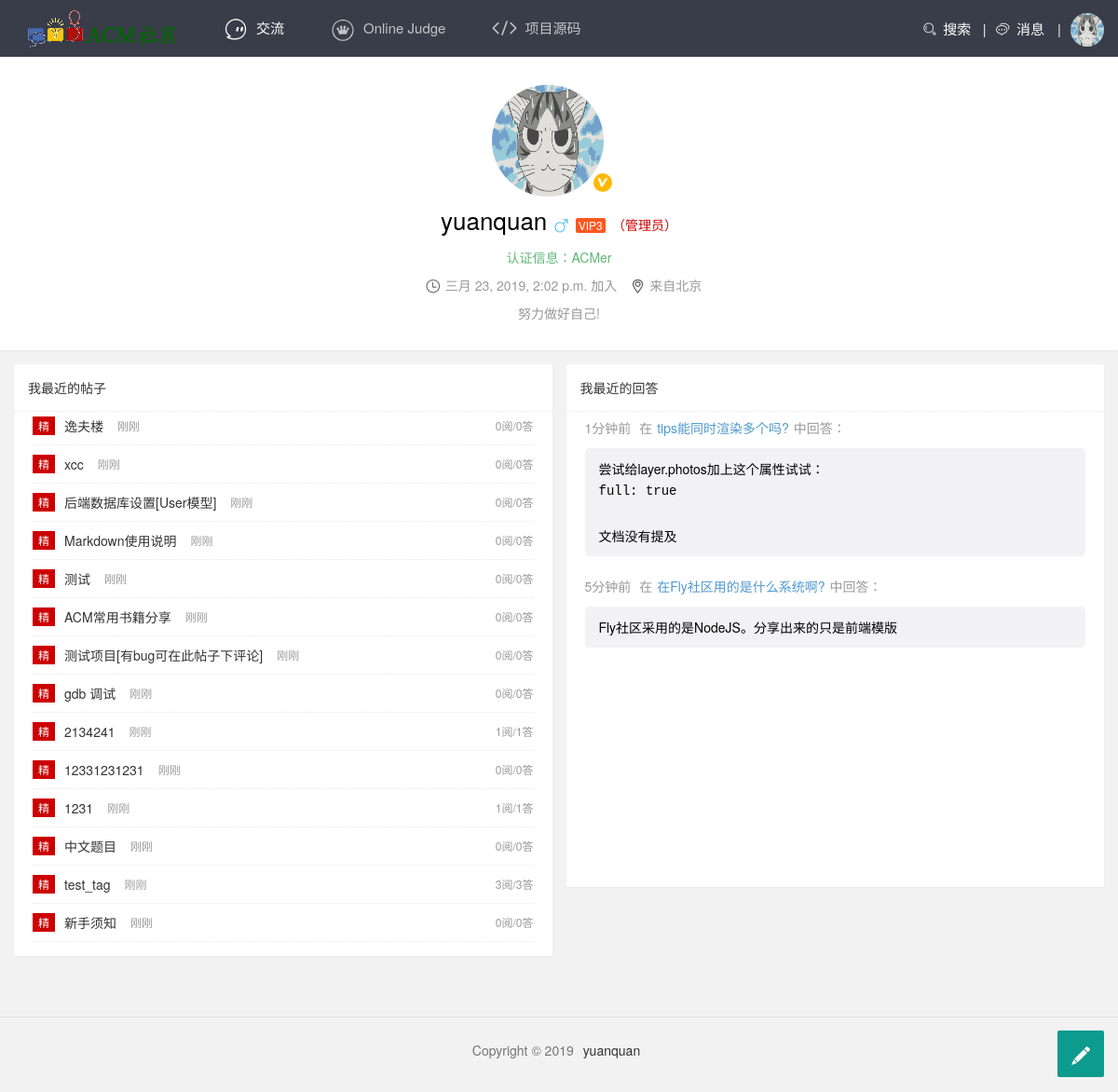
Page /user/home/ (signed in) on the earlier database version.
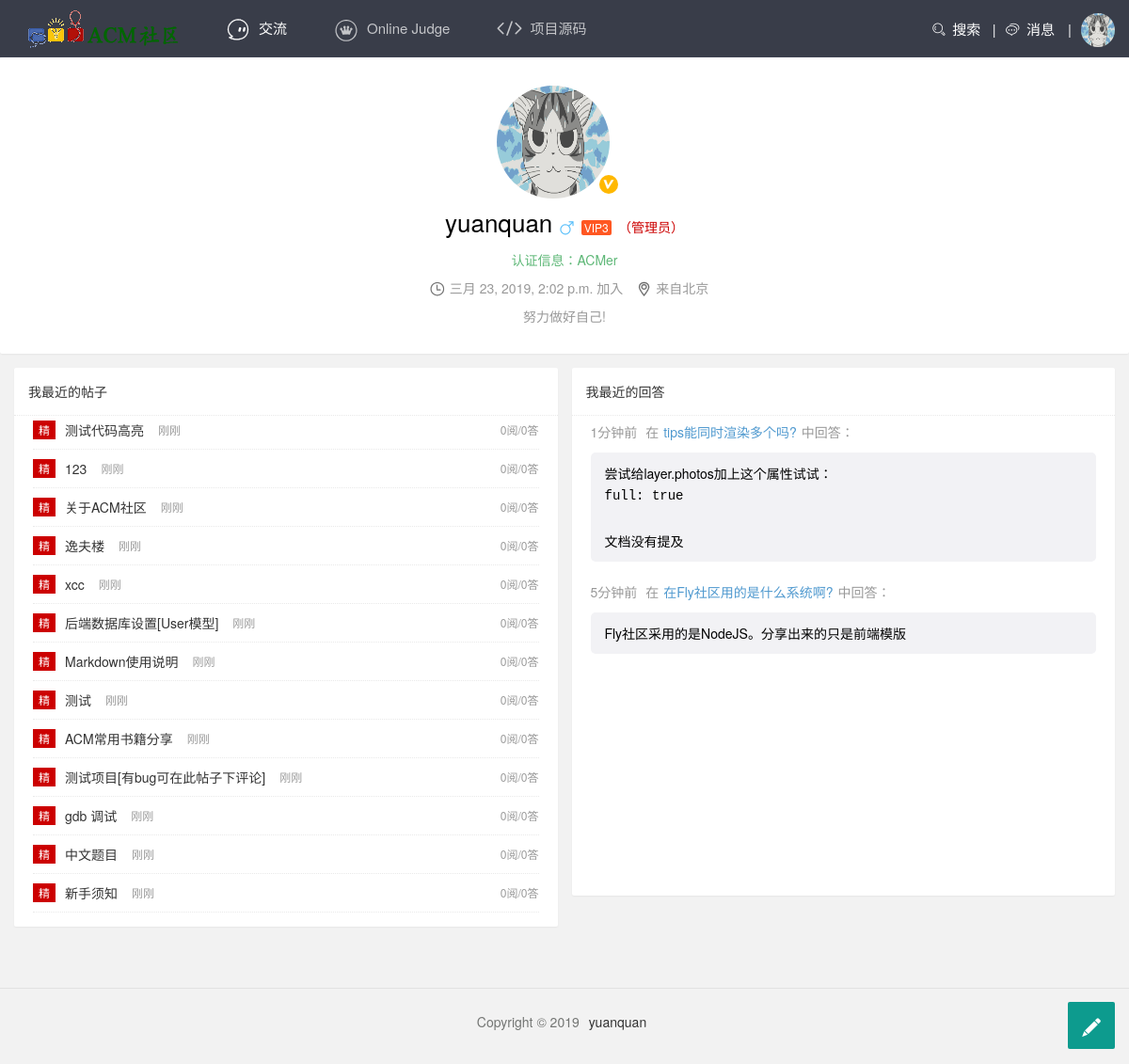
Same page on the later database version.
### user/models.py (models this page shows)
class User(AbstractUser):
    nickname = models.CharField(max_length=30, default='', verbose_name='昵称', blank=True, null=True)
    phone = models.CharField(max_length=12, default='', verbose_name='手机号', blank=True, null=True)
    city = models.CharField(max_length=20, default='未知', verbose_name='城市', blank=True, null=True)
    desc = models.CharField(max_length=100, default='', verbose_name='签名', blank=True, null=True)
    collect_articles = models.ManyToManyField(Article, blank=True)
    sex = models.IntegerField(default=0, verbose_name='性别', blank=True, null=True)
    url = models.ImageField(default='/static/user_pic/yuanquan4_d5f07dbecd0fe63c048243cf2546b2dc.jpg')
    is_mail_active = models.BooleanField(default=False)
    info = models.ForeignKey(Info, on_delete=models.DO_NOTHING, blank=True, null=True, verbose_name='认证信息')
    class Meta(AbstractUser.Meta):
        ordering = ('is_active', 'date_joined')

### article/models.py (models this page shows, shortened)
class Article(models.Model):
    title = models.CharField(max_length=100, verbose_name='题目')
    content = MDTextField(verbose_name='内容')
    author = models.ForeignKey(settings.AUTH_USER_MODEL, on_delete=models.DO_NOTHING, default=1, verbose_name='作者')
    tags = models.ManyToManyField(ArticleTag, blank=True, verbose_name='标签')
    type = models.ForeignKey(ArticleType, on_delete=models.DO_NOTHING, default=1, verbose_name='类型')
    read_num = models.IntegerField(default=0, verbose_name='阅读数')
    comment_num = models.IntegerField(default=0, verbose_name='评论数')
    create_time = models.DateTimeField(auto_now_add=True, verbose_name='创建时间')
    update_time = models.DateTimeField(auto_now=True, verbose_name='最近更新')
    last_comment_time = models.DateTimeField(default=timezone.now, verbose_name='最近评论时间')
    display = models.BooleanField(default=True, verbose_name='是否显示')
    is_stick = models.BooleanField(default=False, verbose_name='是否置顶')
    class Meta:
        ordering = ['-create_time']
        verbose_name = '帖子'
        verbose_name_plural = verbose_name

### user/views.py (the view)
# urls.py: path('home/', views.home, name='my_home'),
def home(request):
    articles = Article.objects.filter(author=request.user)
    context = {
        'articles': articles,
    }
    return render(request, "user/home.html", context=context)

### templates/user/home.html (shortened to what this page needs)
{% extends "template.html" %}
{% block body %}
    <div class="fly-home fly-panel">
        <img src="{{ request.user.url }}"
             alt="{{ request.user }}">
        <i class="iconfont icon-renzheng" title="Fly社区认证"></i>
        <h1>
            {{ request.user }}
            <i class="iconfont icon-nan"></i>
            <i class="layui-badge fly-badge-vip">VIP3</i>
            {% if request.user.is_superuser %}
                <span style="color:#c00;">（管理员）</span>
            {% endif %}
        </h1>
        <p style="padding: 10px 0; color: #5FB878;">认证信息：ACMer</p>
        <p class="fly-home-info">
            <i class="iconfont icon-shijian"></i><span>{{ user.date_joined }} 加入</span>
            {% if request.user.city == "未知" %}
                <i class="iconfont icon-chengshi"></i><span>未知城市</span>
            {% else %}
                <i class="iconfont icon-chengshi"></i><span>来自{{ request.user.city }}</span>
            {% endif %}
        </p>
        <p class="fly-home-sign">{{ request.user.desc }}</p>
    </div>
    <div class="layui-container">
        <div class="layui-row layui-col-space15">
            <div class="layui-col-md6 fly-home-jie">
                <div class="fly-panel">
                    <h3 class="fly-panel-title">我最近的帖子</h3>
                    <ul class="jie-row">
                        {% for article in articles %}
                        <li>
                            <span class="fly-jing">精</span>
                            <a href={% url "article_detail" article.pk %} class="jie-title"> {{ article.title }}</a>
                            <i>刚刚</i>
                            <em class="layui-hide-xs">{{ article.read_num }}阅/{{ article.read_num }}答</em>
                        </li>
                        {% empty %}
                            <div class="fly-none" style="min-height: 50px; padding:30px 0; height:auto;">
                                <i style="font-size:14px;">没有发表任何求解</i>
                            </div>
                        {% endfor %}
                    </ul>
                </div>
            </div>
            <div class="layui-col-md6 fly-home-da">
                <div class="fly-panel">
                    <h3 class="fly-panel-title">我最近的回答</h3>
                    <ul class="home-jieda">
                        <li>
                            <p>
                                <span>1分钟前</span>
                                在<a href="" target="_blank">tips能同时渲染多个吗?</a>中回答：
                            </p>
                            <div class="home-dacontent">
                                尝试给layer.photos加上这个属性试试：
                                <pre>
full: true
                                </pre>
                                文档没有提及
                            </div>
                        </li>
                        <li>
                            <p>
                                <span>5分钟前</span>
                                在<a href="" target="_blank">在Fly社区用的是什么系统啊?</a>中回答：
                            </p>
                            <div class="home-dacontent">
                                Fly社区采用的是NodeJS。分享出来的只是前端模版
                            </div>
                        </li>
                    </ul>
                </div>
            </div>
        </div>
    </div>
{% endblock %}

### templates/template.html (shortened to what this page needs)
<!DOCTYPE html>
<html>
<head>
    {% load static %}
    {% load notifications_tags %}
    <link rel="stylesheet" href="/static/mdeditor/css/editormd.css">
    <link rel="stylesheet" href="/static/css/code.css">
    <link rel="stylesheet" href="/static/layui/css/layui.css">
    <link rel="stylesheet" href="/static/css/global.css">
    <link rel="stylesheet" href="/static/css/test.css">
</head>
<body>
<div class="fly-header layui-bg-black">
    <div class="layui-container">
        <a class="fly-logo" href="/">
            <img src="/static/images/logo6.png" alt="ACM">
        </a>
        <ul class="layui-nav fly-nav layui-hide-xs">
            <li class="layui-nav-item layui-this">
                <a href="/"><i class="iconfont icon-jiaoliu"></i>交流</a>
            </li>
            <li class="layui-nav-item">
                <a href="http://acm.hnust.edu.cn"><i class="iconfont icon-iconmingxinganli"></i>Online Judge</a>
            </li>
            <li class="layui-nav-item">
                <a href="https://github.com/yuanquan99/yuanquan" target="_blank"><i
                        class="layui-icon layui-icon-fonts-code"></i>项目源码</a>
            </li>
        </ul>
        <ul class="layui-nav fly-nav-user">
            <li style="margin-top: 20px" class="layui-hide-xs">
                <span style="color: #fff">
                    <span class="fly-search">
                        <i class="layui-icon"></i>
                        <span style="margin-left: 3px">搜索 &nbsp;</span>
                    </span>
                </span> |
            </li>
            {% if request.user.is_authenticated %}
                <li style="margin-top: 20px">
                    <a href="{% url 'message' %}" style="color: #fff">
                        <span class="fly-message">
                            <i class="layui-icon">&#xe63a;</i>
                            <span style="margin-left: 3px">消息</span>
                            {% notifications_unread as unread_count %}
                        </span>
                    </a> |
                </li>
                <li class="layui-nav-item">
                    <span class="fly-nav-avatar" href="{% url 'user_home' request.user.username %}">
                        <img src="{{ request.user.url }}" id="user-img-nav">
                    </span>
                </li>
            {% endif %}
        </ul>
    </div>
</div>
{% block body %}{% endblock %}
<div class="fly-footer">
    <p>Copyright &copy; 2019 <a href="/user/home/yuanquan">yuanquan</a></p>
</div>
</body>
</html>

### static/layui/css/layui.css (style rules this page uses)
body,div,dl,dt,dd,ul,ol,li,h1,h2,h3,h4,h5,h6,input,button,textarea,p,blockquote,th,td,form,pre { margin: 0; padding: 0; -webkit-tap-highlight-color:rgba(0,0,0,0); }
img { display: inline-block; border: none; vertical-align: middle; }
li { list-style:none; }
h1,h2,h3 { font-weight: 400; }
pre { white-space: pre-wrap; white-space: -moz-pre-wrap; white-space: -pre-wrap; white-space: -o-pre-wrap; word-wrap: break-word; }
body { line-height: 24px; font: 14px Helvetica Neue,Helvetica,PingFang SC,Tahoma,Arial,sans-serif; }
a { color: #333; text-decoration:none; }
.layui-unselect,.layui-icon, .layui-disabled { -moz-user-select: none; -webkit-user-select: none; -ms-user-select: none; }
.layui-icon { font-family:"layui-icon" !important; font-size: 16px; font-style: normal; -webkit-font-smoothing: antialiased; -moz-osx-font-smoothing: grayscale; }
.layui-icon-fonts-code:before { content:"\e64e" }
.layui-container { position: relative; margin: 0 auto; padding: 0 15px; box-sizing: border-box; }
.layui-row:before, .layui-row:after { content: ''; display: block; clear: both; }
.layui-col-xs1, .layui-col-xs2, .layui-col-xs3, .layui-col-xs4, .layui-col-xs5, .layui-col-xs6, .layui-col-xs7, .layui-col-xs8, .layui-col-xs9, .layui-col-xs10, .layui-col-xs11, .layui-col-xs12 ,.layui-col-sm1, .layui-col-sm2, .layui-col-sm3, .layui-col-sm4, .layui-col-sm5, .layui-col-sm6, .layui-col-sm7, .layui-col-sm8, .layui-col-sm9, .layui-col-sm10, .layui-col-sm11, .layui-col-sm12 ,.layui-col-md1, .layui-col-md2, .layui-col-md3, .layui-col-md4, .layui-col-md5, .layui-col-md6, .layui-col-md7, .layui-col-md8, .layui-col-md9, .layui-col-md10, .layui-col-md11, .layui-col-md12 ,.layui-col-lg1, .layui-col-lg2, .layui-col-lg3, .layui-col-lg4, .layui-col-lg5, .layui-col-lg6, .layui-col-lg7, .layui-col-lg8, .layui-col-lg9, .layui-col-lg10, .layui-col-lg11, .layui-col-lg12 { position: relative; display: block; box-sizing: border-box; }
@media screen and (min-width: 768px) { .layui-container { width: 750px; } }
@media screen and (min-width: 992px) { .layui-container { width: 970px; } }
@media screen and (min-width: 992px) { .layui-col-md1, .layui-col-md2, .layui-col-md3, .layui-col-md4, .layui-col-md5, .layui-col-md6, .layui-col-md7, .layui-col-md8, .layui-col-md9, .layui-col-md10, .layui-col-md11, .layui-col-md12 { float: left; } }
@media screen and (min-width: 992px) { .layui-col-md6 { width: 50%; } }
@media screen and (min-width: 1200px) { .layui-container { width: 1170px; } }
.layui-col-space15 { margin: -7.5px; }
.layui-col-space15>* { padding: 7.5px; }
.layui-bg-black { background-color: #393D49!important; color: #fff!important; }
.layui-nav { position: relative; padding: 0 20px; background-color: #393D49; color: #fff; border-radius: 2px; font-size: 0; box-sizing: border-box; }
.layui-nav * { font-size: 15px; }
.layui-nav .layui-nav-item { position: relative; display: inline-block; *display: inline; *zoom: 1; vertical-align: middle; line-height: 60px; }
.layui-nav .layui-nav-item a { display: block; padding: 0 20px; color: #fff; color: rgba(255,255,255,.7); transition: all .3s; -webkit-transition: all .3s; }
.layui-nav-bar, .layui-nav .layui-this:after, .layui-nav-tree .layui-nav-itemed:after { position: absolute; left: 0; top: 0; width: 0; height: 5px; background-color: #5FB878; transition: all .2s; -webkit-transition: all .2s; }
.layui-nav .layui-this a ,.layui-nav .layui-nav-item a:hover { color: #fff; }
.layui-nav .layui-this:after { content: ''; top: auto; bottom: 0; width: 100%; }
.layui-badge, .layui-badge-dot, .layui-badge-rim { position:relative; display: inline-block; padding: 0 6px; font-size: 12px; text-align: center; background-color: #FF5722; color: #fff; border-radius: 2px; }
.layui-badge { height: 18px; line-height: 18px; }

Differences in the rows shown:
removed Article: title "2134241", read_num "1"
removed Article: title "12331231231", read_num "0"
removed Article: title "1231", read_num "1"
removed Article: title "test_tag", read_num "3"
added Article: title "测试代码高亮", read_num "0"
added Article: title "123", read_num "0"
added Article: title "关于ACM社区", read_num "0"
